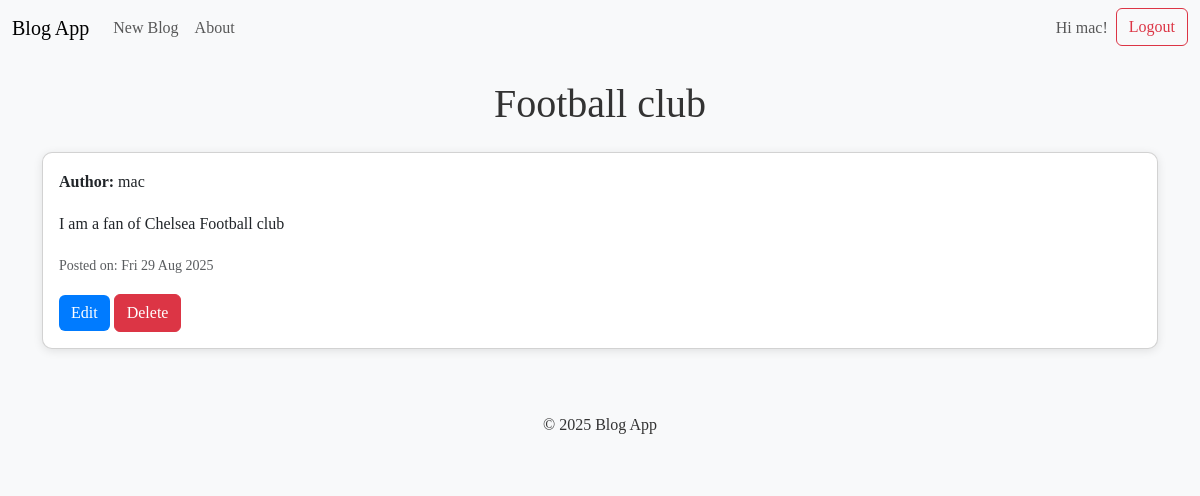
Page /blog/1/ (signed in) on the committed database.
### blog/models.py (models this page shows, shortened)
class BlogPost(models.Model):
    title = models.CharField(max_length=100)
    author = models.ForeignKey(User, on_delete=models.CASCADE, max_length=50, blank=True, null=True)
    body = models.TextField()
    date_created = models.DateTimeField(auto_now_add=True)
    class Meta:
        ordering = ['-date_created']

### blog/views.py (the view)
# urls.py: path('blog/<int:blog_id>/', views.blog_detail, name='blog-detail'),
@login_required
def blog_detail(request, blog_id):
    blog = get_object_or_404(BlogPost, id=blog_id)
    context = {'blog': blog}
    return render(request, template_name='blog/blog_detail.html', context=context)

### blog/templates/blog/blog_detail.html (shortened to what this page needs)
{% extends 'blog/base.html' %}
{% block page_header %}
    <h1 class="text-center mb-4">{{ blog.title }}</h1>
{% endblock page_header %}
{% block content %}
    <div class="card">
        <div class="card-body">
            <p class="card-text"><strong>Author:</strong> {{ blog.author }}</p>
            <p class="card-text">{{ blog.body }}</p>
            <p class="card-text"><small class="text-muted">Posted on: {{ blog.date_created|date:'D d M Y' }}</small></p>
            <a href="{% url 'update-blog' blog.id %}" class="btn btn-primary">Edit</a>
            <a href="{% url 'delete-blog' blog.id %}" class="btn btn-danger">Delete</a>
        </div>
    </div>
{% endblock content %}

### blog/templates/blog/base.html (shortened to what this page needs)
<!DOCTYPE html>
<html lang="en">
<head>
    <link href="https://cdn.jsdelivr.net/npm/bootstrap@5.3.3/dist/css/bootstrap.min.css" rel="stylesheet">
    {% load static %}
    <link rel="stylesheet" href="{% static 'blog/css/style.css' %}">
</head>
<body>
    <nav class="navbar navbar-expand-lg navbar-light bg-light">
        <div class="container-fluid">
            <a class="navbar-brand" href="{% url 'home' %}">Blog App</a>
            <div class="collapse navbar-collapse" id="navbarNav">
                <ul class="navbar-nav">
                    <li class="nav-item">
                        <a class="nav-link" href="{% url 'create-blog' %}">New Blog</a>
                    </li>
                    <li class="nav-item">
                        <a class="nav-link" href="{% url 'about' %}">About</a>
                    </li>
                </ul>
                <ul class="navbar-nav ms-auto">
                  {% if user.is_authenticated %}
                    <li class="nav-item">
                      <span class="nav-link">Hi {{ user.username }}!</span>
                    </li>
                    <li class="nav-item">
                      <form method="post" action="{% url 'logout' %}" class="d-inline">
                        <button type="submit" class="btn btn-outline-danger" aria-label="Logout">Logout</button>
                      </form>
                    </li>
                  {% else %}
                    <li class="nav-item">
                      <a class="nav-link" href="{% url 'login' %}">Log In<i class="bi bi-box-arrow-in-right"></i></a>
                    </li>
                  {% endif %}
                </ul>
            </div>
        </div>
    </nav>
    <div class="container mt-4">
        <header>
            {% block page_header %}{% endblock page_header %}
        </header>
        <main>
            {% block content %}{% endblock content %}
        </main>
    </div>
    <footer class="bg-light text-center py-3 mt-5">
        <p>&copy; 2025 Blog App</p>
    </footer>
</body>
</html>

### blog/static/blog/css/style.css (style rules this page uses)
body { font-family: 'Georgia', serif; background-color: #f8f9fa; color: #333; }
.card { border-radius: 10px; box-shadow: 0 2px 10px rgba(0, 0, 0, 0.1); transition: transform 0.2s; }
.btn-primary { background-color: #007bff; border: none; }
.card-text { line-height: 1.6; }

### rows in the picture
BlogPost: title "Football club", author "mac", body "I am a fan of Chelsea Football club", date_created "Fri 29 Aug 2025"

### other values in the picture
{{ user.username }} "mac"
